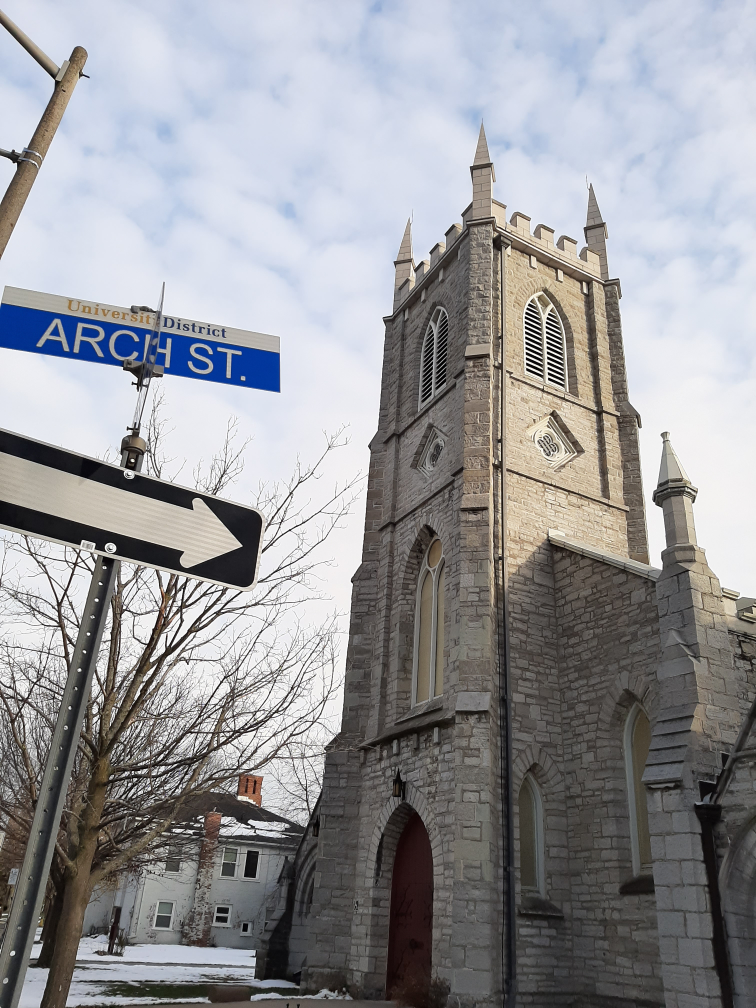
//> input picture Data/StJames/20191119_152004.jpg, 3024 x 4032 px (shown at 1/4 size)
$ ./advanced_stitcher Data/StJames/ out.png   (built with g++ and OpenCV 4)
//> lines starting //> are read from the running program, lines starting //| are printed output that depends on the picture; after the words box and inside, x2 and y2 are one past the last pixel; in counts of white or black regions, pixels touching at a corner belong together
%%writefile advanced_stitcher.cpp
#include <iostream>
#include <vector>
#include <opencv2/opencv.hpp>
// Include internal detail headers for manual access to the stitching pipeline stages
#include <opencv2/stitching/detail/autocalib.hpp>
#include <opencv2/stitching/detail/blenders.hpp>
#include <opencv2/stitching/detail/camera.hpp>
#include <opencv2/stitching/detail/exposure_compensate.hpp>
#include <opencv2/stitching/detail/matchers.hpp>
#include <opencv2/stitching/detail/motion_estimators.hpp>
#include <opencv2/stitching/detail/seam_finders.hpp>
#include <opencv2/stitching/detail/warpers.hpp>

using namespace std;
using namespace cv;
// cv::detail contains the lower-level stitching components we are explicitly controlling
using namespace cv::detail;

int main(int argc, char** argv) {
    // Validate that we have the proper command-line arguments: folder, and output file
    if (argc < 3) {
        cout << "Usage: ./stitcher_app <input_folder> <output_file_path>" << endl;
        return -1;
    }

    String folderPath = argv[1];
    String outputPath = argv[2];
    vector<String> image_paths;

    // Use glob to discover all JPEG files in the specified input directory.
    // The false parameter indicates a non-recursive search.
    glob(folderPath + "/*.jpg", image_paths, false);

    vector<Mat> images;

    cout << "Loading and downscaling images for Colab compatibility..." << endl;
    for (const auto& path : image_paths) {
        // Load each image
        Mat img = imread(path);
//> img is the input picture: 4032 rows x 3024 cols, CV_8UC3; mean B, G, R 153.8, 150.2, 150

        // Skip images that cannot be loaded to avoid crashing later operations
        if (img.empty()) continue;

        // ==========================================
        // COLAB FIX 1: AGGRESSIVE DOWNSCALING
        // ==========================================
        // Shrink images to a max dimension of 400px.
        // 30 full-res images will instantly crash Colab because the manual pipeline
        // stores multiple floating-point representations of warping masks and images in memory.
        double scale = 400.0 / max(img.cols, img.rows);
//> scale = 0.0992
        if (scale < 1.0) {
            // Resize the image to enforce the RAM constraint
            resize(img, img, Size(), scale, scale);
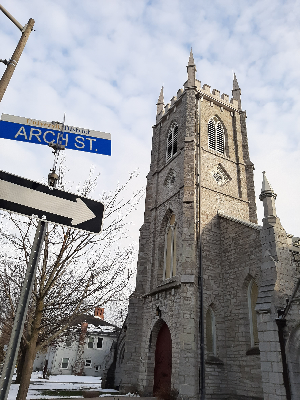
//> img: 400 rows x 300 cols, CV_8UC3; mean B, G, R 153.6, 150, 149.7
        }
        images.push_back(img);
    }
//> pass 2 of the loop `for (const auto& path : image_paths)`:
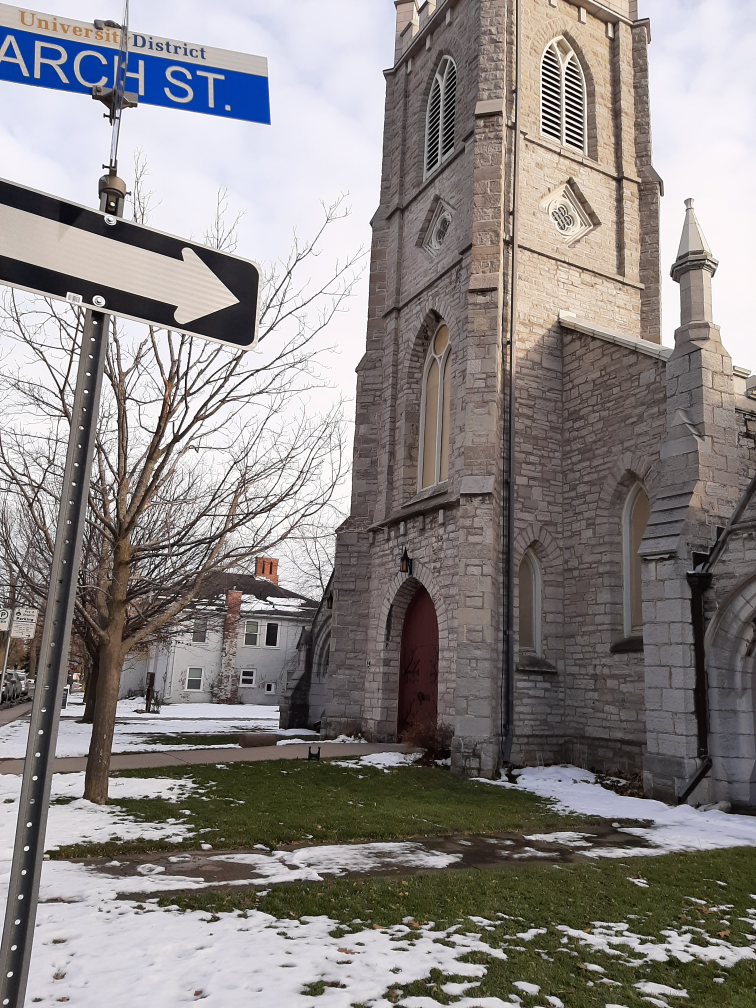
//> input picture Data/StJames/20191119_152007.jpg, 3024 x 4032 px (shown at 1/4 size)
//> img is the input picture: 4032 rows x 3024 cols, CV_8UC3; mean B, G, R 132.5, 134.1, 139.2
//> `resize(img, img, Size(), scale, scale);`:
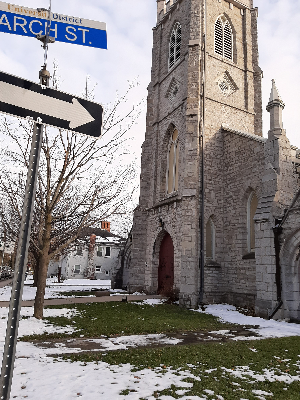
//> img: 400 rows x 300 cols, CV_8UC3; mean B, G, R 132.6, 134.1, 139.2

    // A panorama requires a minimum of 2 images to be stitched
    if (images.size() < 2) {
        cout << "Error: Need at least 2 images to stitch." << endl;
        return -1;
    }

    cout << "Loaded " << images.size() << " images." << endl;
//| Loaded 2 images.

    // ==========================================
    // STEP 1: FEATURE DETECTION AND MATCHING
    // ==========================================
    cout << "Step 1: Finding and Matching Features (ORB)..." << endl;
    // features will store keypoints and descriptors for every single image
    vector<ImageFeatures> features(images.size());
//> features = 2 items

    // Instantiate ORB (Oriented FAST and Rotated BRIEF), a fast and free feature extractor
    Ptr<Feature2D> finder = ORB::create();

    // Loop through each image and extract robust features (keypoints) to match overlapping areas
    for (size_t i = 0; i < images.size(); ++i) {
        computeImageFeatures(finder, images[i], features[i]);
    }
//> this loop made 2 passes

    // pairwise_matches will track which features in img A match features in img B
    vector<MatchesInfo> pairwise_matches;

    // Use BestOf2NearestMatcher to find correspondences between images. 0.3f is the match confidence threshold.
    Ptr<FeaturesMatcher> matcher = makePtr<BestOf2NearestMatcher>(false, 0.3f);

    // Perform the heavy N x N match computation between all features
    (*matcher)(features, pairwise_matches);

    // Free memory discarding low-confidence or unused match results
    matcher->collectGarbage();

    // ==========================================
    // STEP 2: CAMERA ESTIMATION & BUNDLE ADJUSTMENT
    // ==========================================
    cout << "Step 2: Camera Estimation and Bundle Adjustment..." << endl;

    // cameras will hold intrinsic (focal length) and extrinsic (rotation) params
    vector<CameraParams> cameras;

    // Estimate initial camera alignments based on how features move between matching image pairs
    Ptr<Estimator> estimator = makePtr<HomographyBasedEstimator>();
    if (!(*estimator)(features, pairwise_matches, cameras)) {
        cout << "Error: Homography estimation failed. Images may not overlap enough." << endl;
        return -1;
    }

    // Normalize camera rotation matrices to 32-bit floats for stability
    for (size_t i = 0; i < cameras.size(); ++i) {
        Mat R;
        cameras[i].R.convertTo(R, CV_32F);
        cameras[i].R = R;
    }

    // Refine the crude homography cameras using Bundle Adjustment (Ray logic minimizes ray projection error)
    Ptr<BundleAdjusterBase> adjuster = makePtr<BundleAdjusterRay>();
    adjuster->setConfThresh(1.0); // Strict confidence threshold

    if (!(*adjuster)(features, pairwise_matches, cameras)) {
        cout << "Error: Bundle Adjustment failed." << endl;
        return -1;
    }

    // Extract all focal lengths to determine the scale for our spherical projection canvas
    vector<double> focals;
    for (size_t i = 0; i < cameras.size(); ++i) focals.push_back(cameras[i].focal);
    sort(focals.begin(), focals.end());

    // Use the median focal length as the global scale for warping the images
    float warped_image_scale = static_cast<float>(focals[focals.size() / 2]);

    // ==========================================
    // COLAB FIX 2: MANUAL RAM DUMP
    // ==========================================
    cout << "Clearing intermediate RAM..." << endl;
    // Release massive data structures no longer needed after camera parameters are locked
    features.clear();
//> features = 0 items
    pairwise_matches.clear();

    // ==========================================
    // STEP 3: SPHERICAL IMAGE WARPING
    // ==========================================
    cout << "Step 3: Warping to Spherical Canvas..." << endl;
    vector<Point> corners(images.size());         // Top-left coordinate of each image in the panorama
    vector<UMat> masks_warped(images.size());     // Indicates visible pixels for each warped image
//> masks_warped = 2 items
    vector<UMat> images_warped(images.size());    // The curved/warped images
//> images_warped = 2 items
    vector<Size> sizes(images.size());            // Dimensions of warped bounding boxes
    vector<UMat> masks(images.size());            // Base masks (pure white before warping)
//> masks = 2 items

    // Create solid white masks the exact same size as the incoming images
    for (size_t i = 0; i < images.size(); ++i) {
        masks[i].create(images[i].size(), CV_8U);
        masks[i].setTo(Scalar::all(255));
    }

    // Setup the Spherical Warper (best for wide panoramas) mapping images onto a sphere
    Ptr<WarperCreator> warper_creator = makePtr<cv::SphericalWarper>();
    Ptr<RotationWarper> warper = warper_creator->create(warped_image_scale);

    for (size_t i = 0; i < images.size(); ++i) {
        // Prepare the camera intrinsic matrix K
        Mat_<float> K;
        cameras[i].K().convertTo(K, CV_32F);

        // Warp the actual image, outputting the deformed image and its top-left corner location on the canvas
        corners[i] = warper->warp(images[i], K, cameras[i].R, INTER_LINEAR, BORDER_REFLECT, images_warped[i]);
        sizes[i] = images_warped[i].size();

        // Warp the mask the exact same way so we know which pixels are valid image vs empty space
        warper->warp(masks[i], K, cameras[i].R, INTER_NEAREST, BORDER_CONSTANT, masks_warped[i]);
    }

    // ==========================================
    // STEP 4: EXPOSURE COMPENSATION & SEAM FINDING
    // ==========================================
    cout << "Step 4: Compensating Exposure and Finding Seams..." << endl;

    // Normalize brightness/exposure differences across overlapping regions so the sky doesn't patchily shift in brightness
    Ptr<ExposureCompensator> compensator = ExposureCompensator::createDefault(ExposureCompensator::GAIN_BLOCKS);
    compensator->feed(corners, images_warped, masks_warped);

    // ==========================================
    // COLAB FIX 3: LIGHTWEIGHT SEAM FINDER
    // ==========================================
    // Voronoi is lightning fast and uses almost 0 RAM compared to GraphCut.
    // Seam finding figures out exactly where to slice overlapping images to hide alignment ghosts.
    Ptr<SeamFinder> seam_finder = makePtr<detail::VoronoiSeamFinder>();

    // Voronoi expects floating point images representing gradients
    vector<UMat> images_warped_f(images.size());
//> images_warped_f = 2 items
    for (size_t i = 0; i < images.size(); ++i) {
        images_warped[i].convertTo(images_warped_f[i], CV_32F);
    }

    // The find() function modifies masks_warped in-place, slicing the masks where seams are optimal
    seam_finder->find(images_warped_f, corners, masks_warped);
    images_warped_f.clear(); // Free memory
//> images_warped_f = 0 items

    // ==========================================
    // STEP 5: MULTI-BAND BLENDING
    // ==========================================
    cout << "Step 5: Multi-Band Blending..." << endl;

    // Multi-band blender uses Laplacian pyramids to smooth low frequencies (colors) over wide ranges
    // and high frequencies (edges) over short ranges, preventing blur at seams.
    Ptr<Blender> blender = Blender::createDefault(Blender::MULTI_BAND);

    // Determine the size of the final composite canvas using corner bounds and sizes
    Rect dst_roi = resultRoi(corners, sizes);
//> dst_roi = Rect(-177, 323, 344, 465)
    blender->prepare(dst_roi);

    // Feed each processed, warped, seamlessly sliced image into the blending pyramid
    for (size_t i = 0; i < images.size(); ++i) {
        // Apply the calculated exposure brightness adjustments
        compensator->apply(i, corners[i], images_warped[i], masks_warped[i]);

        // Blenders require 16-bit signed shorts to safely handle pyramid math without overflowing
        Mat img_warped_s;
        images_warped[i].convertTo(img_warped_s, CV_16S);
        Mat mask_warped_8u;
        masks_warped[i].convertTo(mask_warped_8u, CV_8U);

        // Add the image to the blender
        blender->feed(img_warped_s, mask_warped_8u, corners[i]);
    }
//> this loop made 2 passes
//> pass 1, `images_warped[i].convertTo(img_warped_s, CV_16S);`:
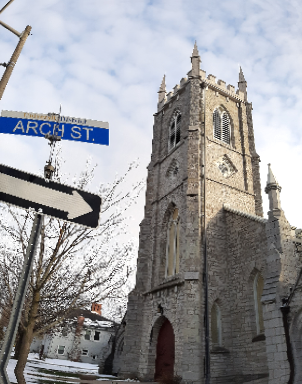
//> img_warped_s: 384 rows x 302 cols, CV_16SC3; mean B, G, R 156.7, 153.4, 153.5
//> pass 1, `masks_warped[i].convertTo(mask_warped_8u, CV_8U);`:
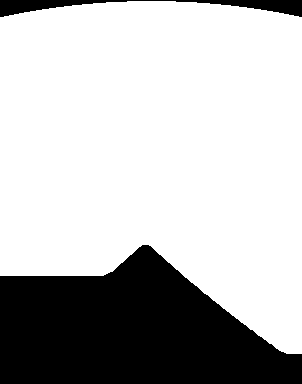
//> mask_warped_8u: 384 rows x 302 cols, CV_8UC1; 73.8% white; 2 black regions, box (x1, y1, x2, y2) and area: (0, 245, 302, 384) 28496, (0, 0, 302, 17) 1940
//> pass 2, `images_warped[i].convertTo(img_warped_s, CV_16S);`:
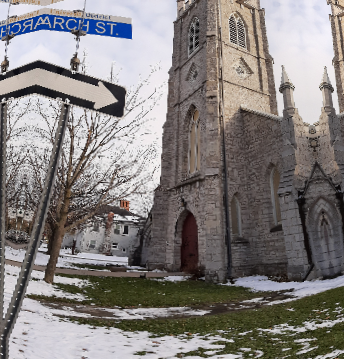
//> img_warped_s: 359 rows x 344 cols, CV_16SC3; mean B, G, R 126.1, 127.6, 132.3
//> pass 2, `masks_warped[i].convertTo(mask_warped_8u, CV_8U);`:
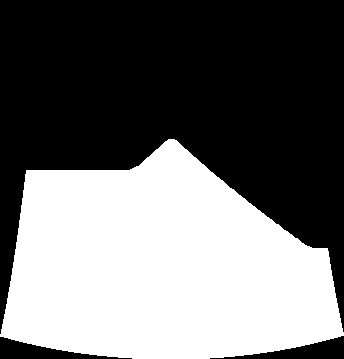
//> mask_warped_8u: 359 rows x 344 cols, CV_8UC1; 43.8% white; 1 white region, box (x1, y1, x2, y2) and area: (0, 139, 344, 359) 54096

    // Export the finalized panorama and a mask defining valid pixel bounds on the canvas
    Mat result, result_mask;
    blender->blend(result, result_mask);

    // Convert back down to standard 8-bit color for saving to disk
    result.convertTo(result, CV_8U);
    imwrite(outputPath, result);
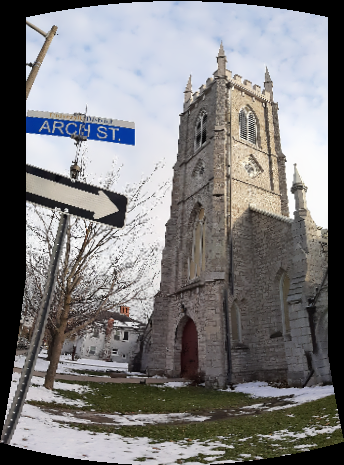
//> saved as out.png: 465 rows x 344 cols, CV_8UC3; mean B, G, R 126.1, 125.4, 126.5

    cout << "Success! Panorama saved to: " << outputPath << endl;
    return 0;
}
